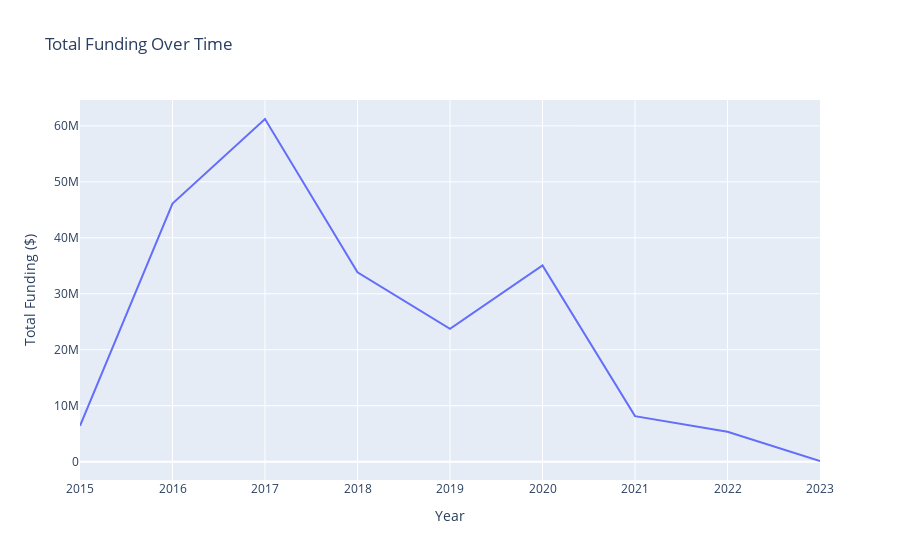

Here is the notebook cell this chart was saved with:
### Markdown cell above
## 1. Total Funding Trend
Funding reached a peak in 2017 of around 61 miilion before decreasing. The peak may reflect a period of high investment in key initiatives, while the subsequent decline could be due to a variety of circumstances, such as the completion of big projects, a strategic shift in priorities, or budget cuts. The results of financed projects during peak years can be used to determine success.From a decrease after 2017 it moves to slight increase in 2020 of around 35 million dollars.
Here a line graph is used to describe the trend for funding over the time.Where the dataframe is grouped by year and the Actual Contractual Commitment sums up the values for each year.

### Code cell
fig = px.line(df.groupby('Year')['Actual Contractual Commitment ($)'].sum().reset_index(), 
                  x='Year', y='Actual Contractual Commitment ($)',
                  labels={'Actual Contractual Commitment ($)': 'Total Funding ($)'}, 
                  title='Total Funding Over Time')
fig.show()

### Figure 1 — Plotly figure (JSON) as saved in the notebook; plotly's stock layout.template omitted (floating-point values rounded to 4 significant figures)
{"data": [{"hovertemplate": "Year=%{x}<br>Total Funding ($)=%{y}<extra></extra>", "legendgroup": "", "line": {"color": "#636efa", "dash": "solid"}, "marker": {"symbol": "circle"}, "mode": "lines", "name": "", "orientation": "v", "showlegend": false, "type": "scatter", "x": [2015, 2016, 2017, 2018, 2019, 2020, 2021, 2022, 2023], "xaxis": "x", "y": [6418461, 46108423, 61225909, 33849950, 23723671, 35077539, 8145101, 5342863, 131500], "yaxis": "y"}], "layout": {"autosize": true, "legend": {"tracegroupgap": 0}, "title": {"text": "Total Funding Over Time"}, "xaxis": {"anchor": "y", "autorange": true, "domain": [0, 1], "range": [2015, 2023], "title": {"text": "Year"}, "type": "linear"}, "yaxis": {"anchor": "x", "autorange": true, "domain": [0, 1], "range": [-3263000.0, 64620000.0], "title": {"text": "Total Funding ($)"}, "type": "linear"}}}
